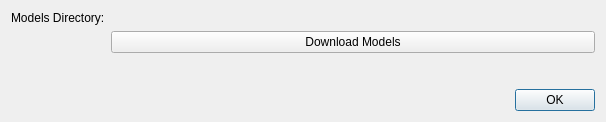
<?xml version="1.0" encoding="UTF-8"?>
<ui version="4.0">
 <class>Dialog</class>
 <widget class="QDialog" name="Dialog">
  <property name="geometry">
   <rect>
    <x>0</x>
    <y>0</y>
    <width>606</width>
    <height>122</height>
   </rect>
  </property>
  <property name="windowTitle">
   <string>Dialog</string>
  </property>
  <layout class="QVBoxLayout" name="verticalLayout">
   <item>
    <layout class="QFormLayout" name="formLayout">
     <item row="0" column="0">
      <widget class="QLabel" name="label">
       <property name="text">
        <string>Models Directory:</string>
       </property>
      </widget>
     </item>
     <item row="0" column="1">
      <widget class="QgsFileWidget" name="mQgsFileWidget_model_dir">
       <property name="storageMode">
        <enum>QgsFileWidget::GetDirectory</enum>
       </property>
       <property name="options">
        <set>QFileDialog::ShowDirsOnly</set>
       </property>
      </widget>
     </item>
     <item row="1" column="1">
      <widget class="QPushButton" name="pushButton_download_models">
       <property name="text">
        <string>Download Models</string>
       </property>
      </widget>
     </item>
    </layout>
   </item>
   <item>
    <widget class="QDialogButtonBox" name="buttonBox">
     <property name="orientation">
      <enum>Qt::Horizontal</enum>
     </property>
     <property name="standardButtons">
      <set>QDialogButtonBox::Ok</set>
     </property>
    </widget>
   </item>
  </layout>
 </widget>
 <customwidgets>
  <customwidget>
   <class>QgsFileWidget</class>
   <extends>QWidget</extends>
   <header>qgsfilewidget.h</header>
  </customwidget>
 </customwidgets>
 <resources/>
 <connections>
  <connection>
   <sender>buttonBox</sender>
   <signal>accepted()</signal>
   <receiver>Dialog</receiver>
   <slot>accept()</slot>
   <hints>
    <hint type="sourcelabel">
     <x>248</x>
     <y>254</y>
    </hint>
    <hint type="destinationlabel">
     <x>157</x>
     <y>274</y>
    </hint>
   </hints>
  </connection>
  <connection>
   <sender>buttonBox</sender>
   <signal>rejected()</signal>
   <receiver>Dialog</receiver>
   <slot>reject()</slot>
   <hints>
    <hint type="sourcelabel">
     <x>316</x>
     <y>260</y>
    </hint>
    <hint type="destinationlabel">
     <x>286</x>
     <y>274</y>
    </hint>
   </hints>
  </connection>
 </connections>
</ui>
